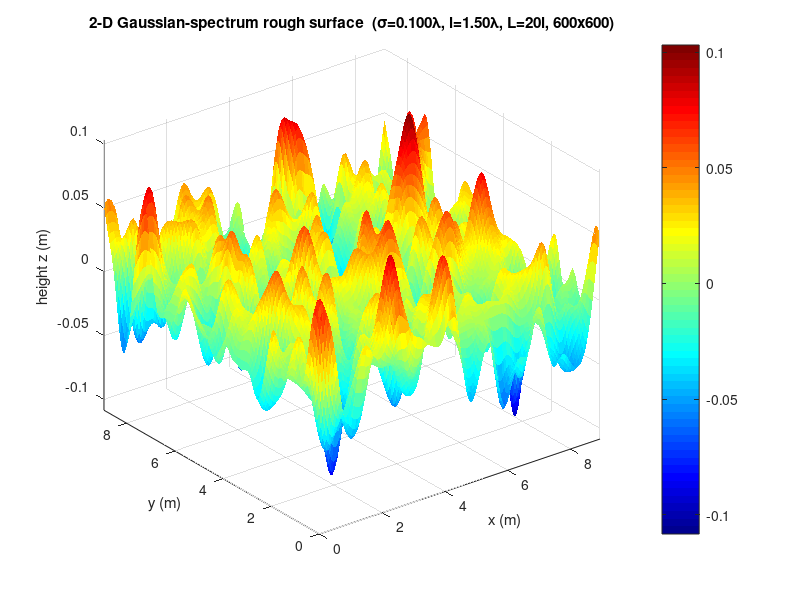
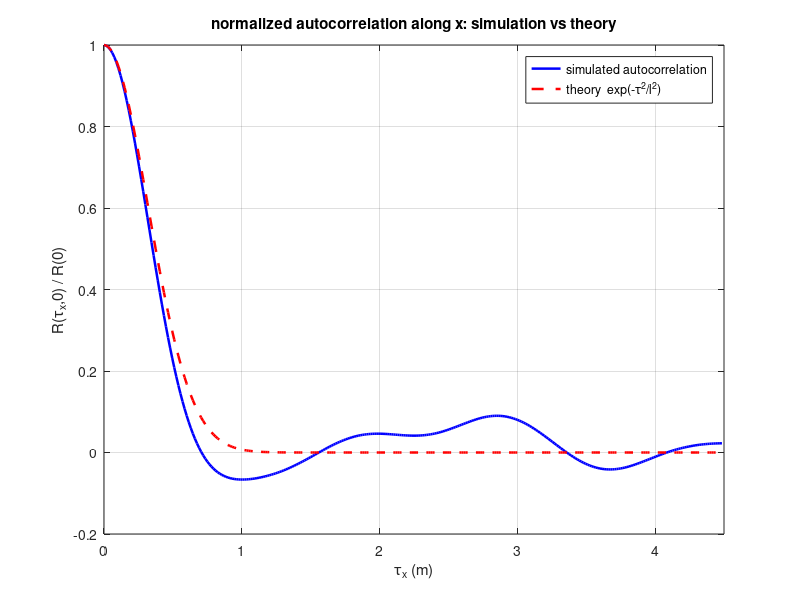

Write MATLAB code to recreate these figures, in order.
%% Gauss_Simulation.m
% =========================================================================
%  Simulation of a 2-D random rough surface with a GAUSSIAN spectrum.
%  -------------------------------------------------------------------------
%  Reference (mathematical basis):
%     "基于电磁散射特性的雷达高度计回波仿真与分", Sec. 2.1.2, eqs. (2.4)-(2.13),
%     pp. 17-19.  (parameters identical to Fig. 2.2 of that thesis)
%  Method:
%     Linear-filtering (FFT) method.  Complex Gaussian white noise is filtered
%     in the spatial-frequency domain by the square root of the power spectrum
%     and inverse-FFT'd; twice its real part gives the rough-surface height.
%  Parameters (same as the reference, Fig. 2.2):
%        incident frequency   f  = 1 GHz      ->  wavelength lambda = c/f
%        correlation length   lx = ly = 1.5*lambda
%        RMS height           sigma = 0.1*lambda
%        sampling interval    dx = dy = lambda/20
%        surface length       Lx = Ly = 20*lx   (satisfies S > 15l*15l)
%  Output: Z(x,y) - 2-D Gaussian-spectrum rough-surface height matrix,
%          plus a 3-D surface plot and an autocorrelation check.
%
%  NOTE: comments/labels are in ASCII because this MATLAB session reads source
%  files as the OS locale (GBK) and rejects non-ASCII bytes. Greek letters in
%  plot text are written with TeX escapes (\sigma, \lambda, ...) which are
%  ASCII in source and render as Greek in figures.
% =========================================================================

clear; clc; close all;
rng(2026);                          % fixed seed for reproducibility

%% ------ 1. Physical and geometric parameters ---------------------------
c      = 3e8;                       % speed of light (m/s)
f      = 1e9;                       % incident frequency 1 GHz
lambda = c / f;                     % wavelength = 0.3 m

lx     = 1.5 * lambda;              % correlation length in x
ly     = 1.5 * lambda;              % correlation length in y
sigma  = 0.1 * lambda;              % RMS (root-mean-square) height

dx     = lambda / 20;               % sampling interval in x
dy     = lambda / 20;               % sampling interval in y

Lx     = 20 * lx;                   % surface length in x = 20*lx
Ly     = 20 * ly;                   % surface length in y = 20*ly

%% ------ 2. Sampling grid ----------------------------------------------
%   Number of samples N = L / d; force even for an efficient FFT.
Nx = round(Lx / dx);
Ny = round(Ly / dy);
Nx = Nx + mod(Nx, 2);
Ny = Ny + mod(Ny, 2);

fprintf('wavelength      lambda = %.3f m\n', lambda);
fprintf('correlation len lx=ly  = %.3f m\n', lx);
fprintf('RMS height      sigma  = %.4f m  (= %.3f*lambda)\n', sigma, sigma/lambda);
fprintf('sample step     dx=dy  = %.4f m  (= lambda/%.0f)\n', dx, lambda/dx);
fprintf('surface size    Lx=Ly  = %.2f m  (= %.0f*lx)\n', Lx, Lx/lx);
fprintf('sample counts   Nx=Ny  = %d  (%dx%d grid)\n\n', Nx, Nx, Ny);

%% ------ 3. Spatial-frequency grid (FFT order) --------------------------
%   Angular spatial frequency K (rad/m).  K = 2*pi*m / L, m in fft order:
%   0,1,...,N/2-1, -N/2,...,-1
dkx = 2*pi / Lx;
dky = 2*pi / Ly;
kx  = dkx * [0:Nx/2-1, -Nx/2:-1];
ky  = dky * [0:Ny/2-1, -Ny/2:-1];
[KX, KY] = meshgrid(kx, ky);        % KX, KY are Ny x Nx

%% ------ 4. 2-D Gaussian power spectrum W(Kx,Ky)  -- eq. (2.13) ---------
%   W(Kx,Ky) = sigma^2 * lx*ly / (4*pi) * exp[-(Kx^2*lx^2 + Ky^2*ly^2)/4]
W = sigma^2 * lx * ly / (4*pi) .* exp(-(KX.^2 .* lx.^2 + KY.^2 .* ly.^2) / 4);

%% ------ 5. Spectral-domain filter coefficients (linear filtering) -------
%   Let b(m,n) = H(m,n) .* gamma_hat(m,n), where gamma_hat is unit-variance
%   complex Gaussian white noise.  H is normalized so that the variance of
%   Z = 2*Re{ifft2(b)} equals sigma^2 exactly:
%       E[Z^2] = sum( W * dkx*dky ) = sigma^2        (discrete Parseval)
%   This corresponds to eqs. (2.6) and (2.9) of the reference, but using the
%   standard ifft2 normalization so the output statistics match the spectrum.
H = (Nx*Ny / sqrt(2)) * sqrt(W .* dkx .* dky);

% Complex Gaussian random numbers gamma_hat = (a + j*b)/sqrt(2),
% a,b ~ N(0,1), so that E[|gamma_hat|^2] = 1.   [cf. eq. (2.6)]
gamma_hat = (randn(Ny, Nx) + 1j*randn(Ny, Nx)) / sqrt(2);

%% ------ 6. Inverse FFT -> rough-surface height  -- eqs. (2.10)(2.11) ----
%   zeta_hat(p,q) = IFFT2{ b(m,n) }              -- eq. (2.10)
%   Z(p,q)        = 2 * Re{ zeta_hat(p,q) }      -- eq. (2.11)
b        = H .* gamma_hat;
zeta_hat = ifft2(b);                % complex in general
Z        = 2 * real(zeta_hat);      % take real part and double -> real surface

% coordinate axes (m)
x = (0:Nx-1) * dx;
y = (0:Ny-1) * dy;

%% ------ 7. Statistical checks ------------------------------------------
%   (a) RMS height
sigma_emp = std(Z(:), 1);
fprintf('--- statistical checks ---\n');
fprintf('RMS height  theory sigma   = %.5f m\n', sigma);
fprintf('RMS height  sim.  std(Z)   = %.5f m   (ratio %.3f)\n', sigma_emp, sigma_emp/sigma);

%   (b) correlation length: normalized autocorrelation along x, find 1/e point.
%       Theory: R(tau)/R(0) = exp(-tau^2/lx^2), so R = 1/e at tau = lx.
Zc  = Z - mean(Z(:));
R2D = real(fftshift(ifft2(abs(fft2(Zc)).^2)));    % 2-D autocorrelation
cx  = Ny/2 + 1;                                    % center row (cut at y = 0)
rxx = R2D(cx, Nx/2+1:end);                         % along +x (zero lag -> +x)
rxx = rxx / rxx(1);
idx = find(rxx < exp(-1), 1, 'first');
if ~isempty(idx)
    lx_emp = (idx-1) * dx;
    fprintf('corr. length theory lx   = %.5f m\n', lx);
    fprintf('corr. length sim.  lx_emp= %.5f m   (ratio %.3f)\n', lx_emp, lx_emp/lx);
end
fprintf('surface mean  mean(Z)      = %.2e (should be ~0)\n\n', mean(Z(:)));

%% ------ 8. Plots -------------------------------------------------------
%   Fig 1: 3-D rough-surface plot (counterpart of Fig. 2.2 in the reference).
%          The grid is dense, so subsample for display.
step = 4;
Xs = x(1:step:end);
Ys = y(1:step:end);
Zs = Z(1:step:end, 1:step:end);

figure('Name','2-D Gaussian-spectrum rough surface','Position',[100 100 760 560]);
surf(Xs, Ys, Zs, 'EdgeColor','none');
colorbar; colormap(jet);
xlabel('x (m)'); ylabel('y (m)'); zlabel('height z (m)');
title(sprintf('2-D Gaussian-spectrum rough surface  (\\sigma=%.3f\\lambda, l=%.2f\\lambda, L=20l, %dx%d)', ...
              sigma/lambda, lx/lambda, Nx, Ny));
view(-37.5, 30); grid on; axis tight;

%   Fig 2: normalized autocorrelation along x - simulation vs theory
figure('Name','autocorrelation check','Position',[900 200 640 460]);
tau = (0:numel(rxx)-1) * dx;
plot(tau, rxx, 'b-', 'LineWidth', 1.8); hold on;
plot(tau, exp(-(tau/lx).^2), 'r--', 'LineWidth', 1.8);
xlabel('\tau_x (m)'); ylabel('R(\tau_x,0) / R(0)');
title('normalized autocorrelation along x: simulation vs theory');
legend('simulated autocorrelation', 'theory  exp(-\tau^2/l^2)', 'Location','northeast');
grid on; xlim([0 Lx/2]);

fprintf('Simulation done. Two figures generated.  (math: reference pp.17-19, eqs. 2.4-2.13)\n');
